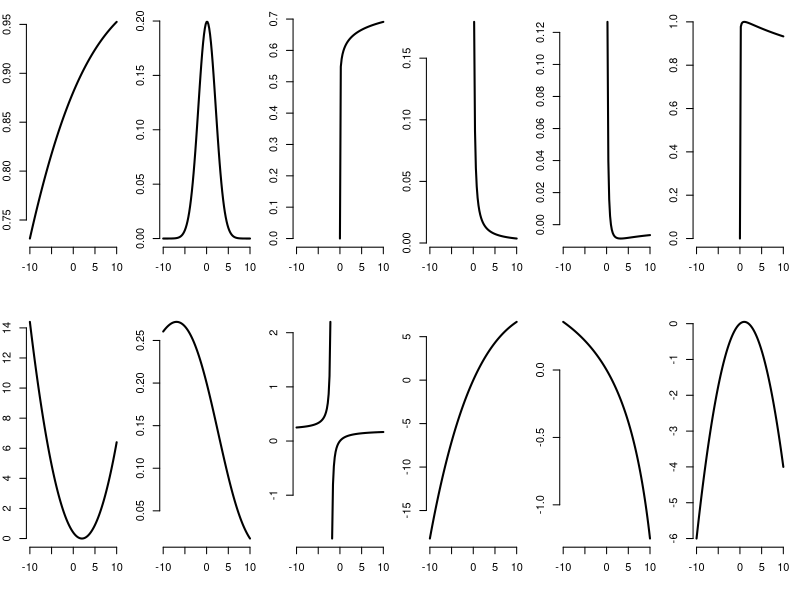

Source code (R):
# telephone.R
rm(list=ls())

funs <- list()

# (variation on) logistic function
funs$f_1 <- function(x,a,b){
  1/(1+exp(-(a*x+b)))
}

# normal (Gaussian) probability density function
funs$f_2 <- function(x,a,b){
  exp(-((x-a)/b)^2/2)/(b*sqrt(2*pi))
}

# Weibull cumulative density function (a,b >0)
# defined for x >=0 (alt: piecewise)
funs$f_3 <- function(x,a,b){
  1-exp(-(x/b)^a)
}

# Weibull probability density function (a,b >0)
# defined for x >=0 (alt: piecewise)
funs$f_4 <- function(x,a,b){
  (a/b)*(x/b)^(a-1)*exp(-(x/b)^a)
}

# Kumaraswamy probability density function (a,b >0)
# continuously defined on the interval from 0 to 1
funs$f_5 <- function(x,a,b){
 a*b*x^(a-1)*(1-x^a)^(b-1) 
}

# Kumaraswamy cumulative density function (a,b >0)
# continuously defined on the interval from 0 to 1
funs$f_6 <- function(x,a,b){
  1-(1-x^a)^b
}

# U-quadratic distribution (a > 0)
# * only defined on interval a to b
funs$f_7 <- function(x,a,b){
  a*(x-b)^2
}

# Gompertz distribution pdf
# defined for x >=0 (alt: piecewise)
funs$f_8 <- function(x,a,b){
  a*b*exp(a*x)*exp(b)*exp(-b*exp(a*x))
}

# Beverton Holt like
funs$f_9 <- function(x,a,b){
  a*x/(1+x/b)
}

# Ricker like
funs$f_10 <- function(x,a,b){
  x*exp(a*(1-x/b))
}

# ... (0 <= a <= 1; b >= 0); 
funs$f_11 <- function(x,a,b){
  a*x/(a*x - (1-a)*b)
}

# logistic growth (a,b > 0)
funs$f_12 <- function(x,a,b){
  a*x*(1-x/b)
}

par(bty="n",ann=F,mar=c(4,2,1,1),mfrow=c(2,ceiling(length(funs)/2)))
for(nn in 1:length(funs)){
  curve(funs[[nn]](x,a=.10,b=2),-10,10,lwd=2)
}

